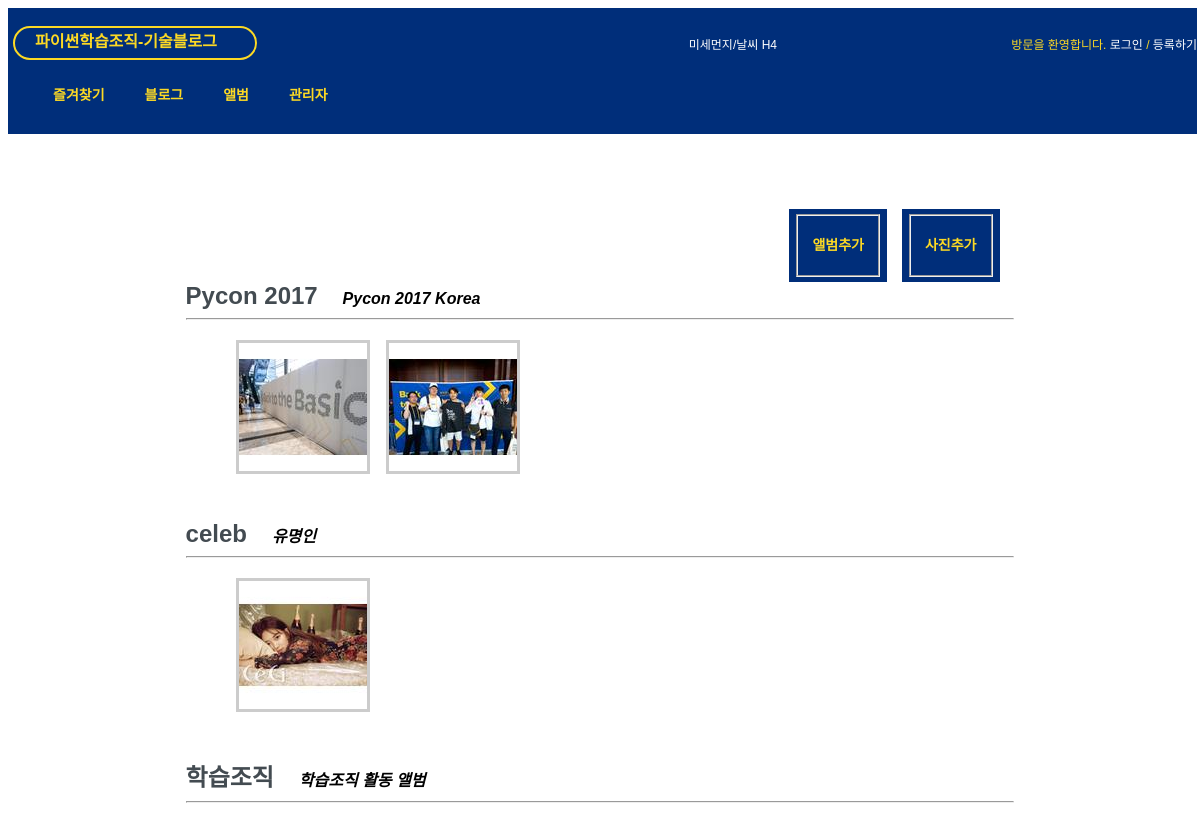
The app's page /photo/ with its own data.
### photo/models.py (models this page shows, shortened)
@python_2_unicode_compatible
class Album(models.Model):
	name = models.CharField(max_length=50)
	description = models.CharField('One Line Description', max_length=100, blank=True)
	owner = models.ForeignKey(User, null=True) # for edit
	class Meta:
		ordering = ['name']

@python_2_unicode_compatible
class Photo(models.Model):
	album = models.ForeignKey(Album)
	title = models.CharField(max_length=50)
	image = ThumbnailImageField(upload_to='photo/%Y/%m')
	description = models.TextField('Photo Description', blank=True)
	upload_date = models.DateTimeField('Upload Date', auto_now_add=True)
	owner = models.ForeignKey(User, null=True) # for edit
	class Meta:
		ordering = ['title']
	def get_absolute_url(self):
		return reverse('photo:photo_detail', args=(self.id,))

### photo/views.py (the view)
class AlbumLV(ListView):
	model = Album

### photo/fields.py (called while the page is built)
def _add_thumb(s):
	parts = s.split(".")
	parts.insert(-1, "thumb")
	if parts[-1].lower() not in ['jpeg','jpg']:
		parts[-1] = 'jpg'
	return ".".join(parts)

	def _get_thumb_url(self):
		return _add_thumb(self.url)

### photo/templates/photo/album_list.html (shortened to what this page needs)
{% extends "base.html" %}
{% load staticfiles %}
{% block extrastyle %}{% static "photo/photo.css" %}{% endblock %}
{% block content %}
<div id ="content">
	<div class="fl_right">
		<div class="content-container" style="position: relative;" onclick="fn_add('photo');"><fieldset><h3 style="text-align:center;color:rgba(252,217,36,1);">사진추가</h3></fieldset></div>
	</div>
    <div class="fl_right">
		<div class="content-container" style="position: relative;" onclick="fn_add('album');"><fieldset><h3 style="text-align:center;color:rgba(252,217,36,1);">앨범추가</h3></fieldset></div>
	</div>
	{% for item in object_list %}
	<div class="clear_float">
		<h2 style="display:inline;"><a href="{% url 'photo:album_detail' item.id %}">{{ item.name }}</a></h2>
		<b><i>{{ item.description }}</i></b>
	</div>
	<hr/>
	<div class="album-list">
		{% for photo in item.photo_set.all|slice:":5" %}
		<div class="album-list-photo">
			<a href="{{ photo.get_absolute_url }}">
				<img class="thumbnail" src="{{ photo.image.thumb_url }}" />
			</a>
		</div>
		{% endfor %}
	</div>
	{% endfor %}
</div>
{% endblock %}

### static/css/base.css (style rules this page uses)
body { font-family: "Lucida Grande", Verdana, Arial, sans-serif; font-size: 12px; }
div#content { position: relative; top: 70px; width: 70%; margin-left: 15%; align-content: center; font-size: 16px; }
a:link, a:visited { color: #434b51; text-decoration: none !important; }
.content-container { background:rgba(0,46,122,1); width:100%; margin-top:10px; padding:5px; position:relative; font-size:12px; font-family:"Malgun Gothic", "맑은 고딕", arial, dotum, gulim; cursor: pointer; }
.fl_right { position: relative; float: right; }

### photo/static/photo/photo.css (style rules this page uses)
div.album-list { margin: 20px 50px; position: relative; }
div.album-list-photo { float: left; width: 150px; height: 180px; }
img.thumbnail { border:3px solid #ccc; }
div.clear_float { clear: both; }
.content-container { background:rgba(0,46,122,1); width:100%; margin-top:5px; padding:5px; position:relative; font-size:12px; font-family:"Malgun Gothic", "맑은 고딕", arial, dotum, gulim; cursor: pointer; }
.fl_right { position: relative; float: right; padding-right: 3%; }

### records on screen
Album: name "Pycon 2017", description "Pycon 2017 Korea"
Photo: shows a picture
Photo: shows a picture
Album: name "celeb", description "유명인"
Photo: shows a picture
Album: name "학습조직", description "학습조직 활동 앨범"
